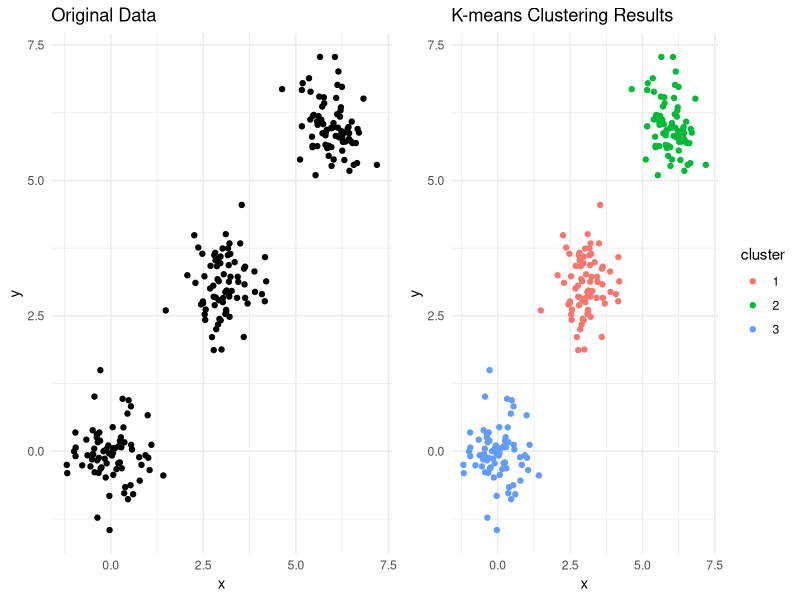
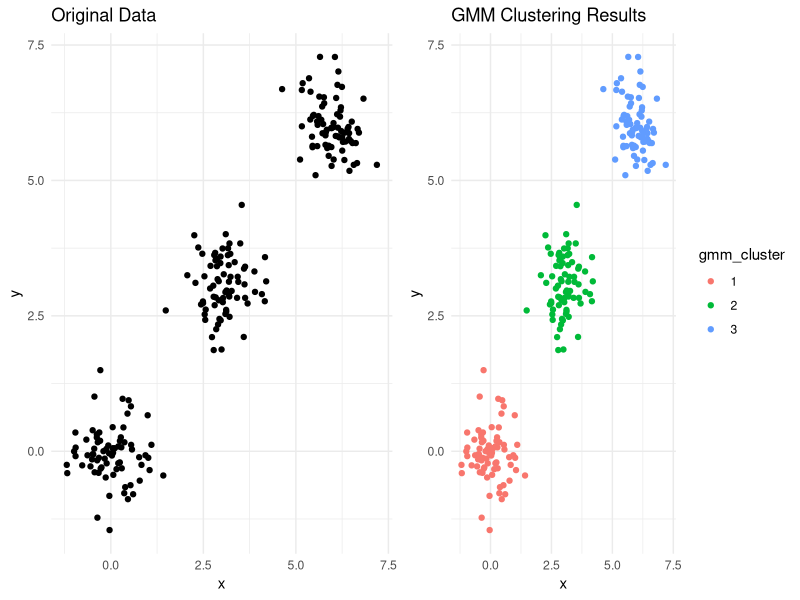
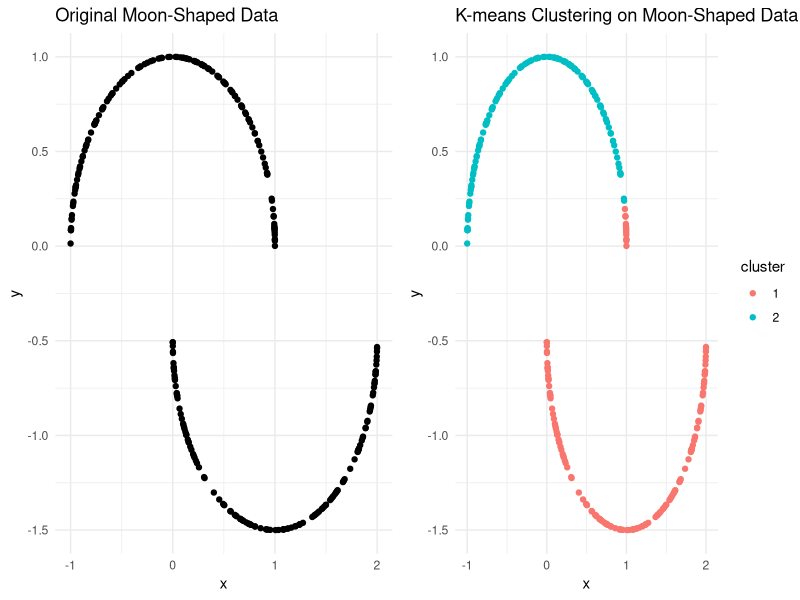
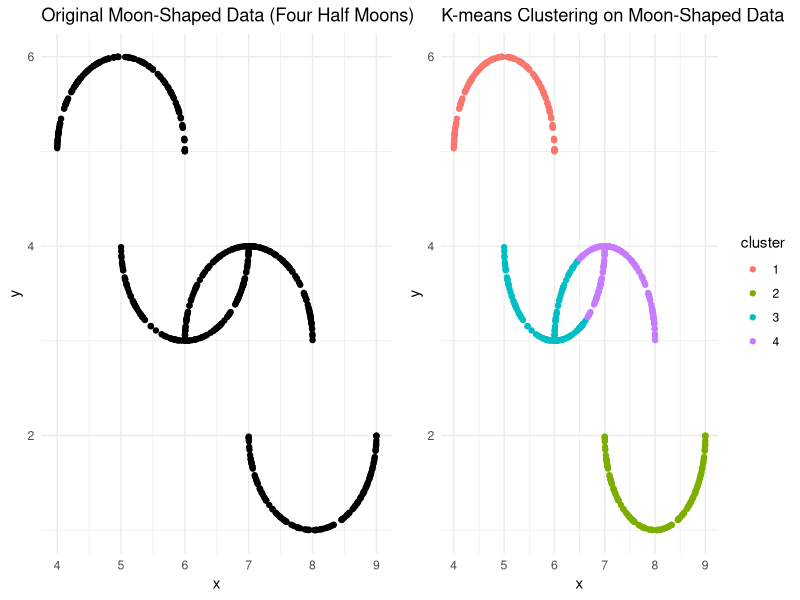
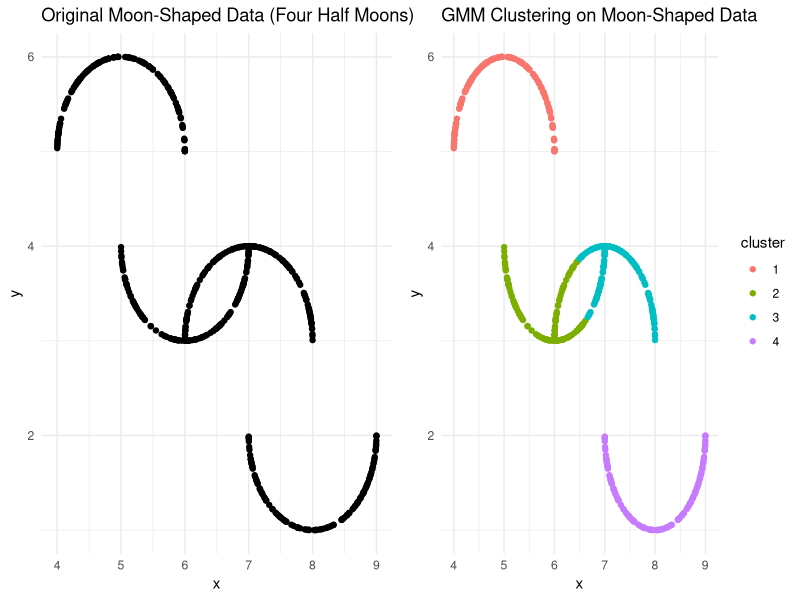
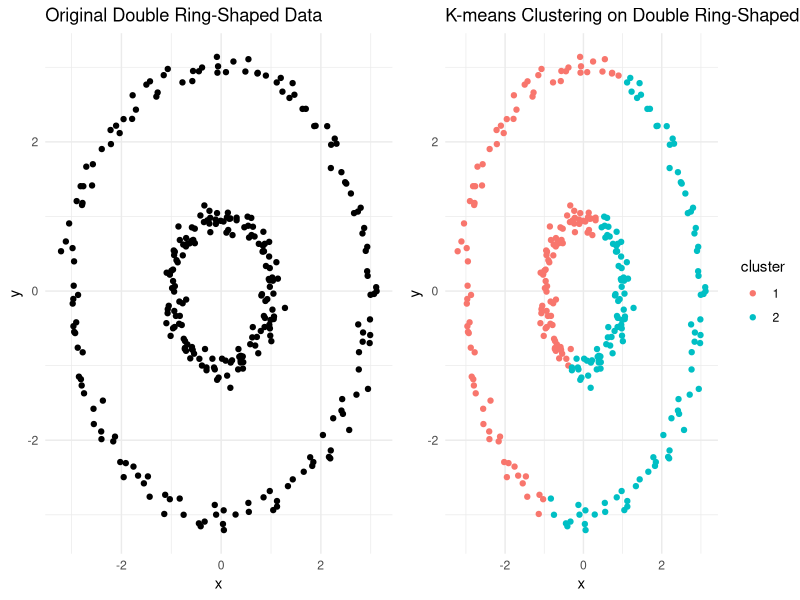
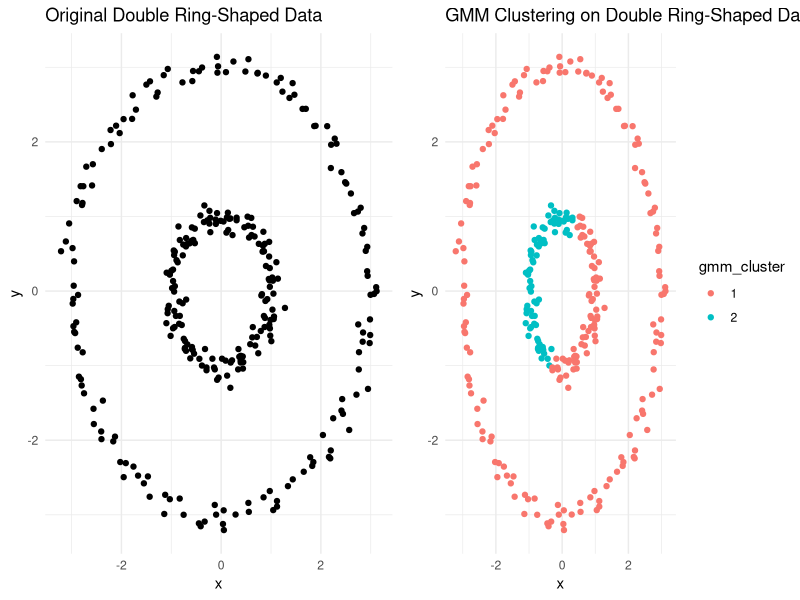

Write the R code that produced these figures, in order.
## ---- chunk 1
library(ggplot2)
library(gridExtra)
n <- 150
cluster1 <- matrix(rnorm(n, mean = 0, sd = 0.5), ncol = 2)
cluster2 <- matrix(rnorm(n, mean = 3, sd = 0.5), ncol = 2)
cluster3 <- matrix(rnorm(n, mean = 6, sd = 0.5), ncol = 2)
data <- rbind(cluster1, cluster2, cluster3)
data <- as.data.frame(data)
colnames(data) <- c("x", "y")

# Apply K-means clustering
K <- 3
kmeans_result <- kmeans(data, centers = K, nstart = 25)

# Add cluster assignments to data
data$cluster <- factor(kmeans_result$cluster)

# Plot the original data
p1 <- ggplot(data, aes(x = x, y = y)) +
  geom_point() +
  labs(title = "Original Data") +
  theme_minimal()

# Plot the clustered data
p2 <- ggplot(data, aes(x = x, y = y, color = cluster)) +
  geom_point() +
  labs(title = "K-means Clustering Results") +
  theme_minimal()

# Display plots side by side
grid.arrange(p1, p2, ncol = 2)
## ---- chunk 2
library(mclust)

# Apply Gaussian Mixture Model (GMM)
gmm_model <- Mclust(data, G = 3)
data$gmm_cluster <- factor(gmm_model$classification)

# Plot Original Data
p_original <- ggplot(data, aes(x = x, y = y)) +
  geom_point() +
  labs(title = "Original Data") +
  theme_minimal()

# Plot GMM Clustering Results
p_gmm <- ggplot(data, aes(x = x, y = y, color = gmm_cluster)) +
  geom_point() +
  labs(title = "GMM Clustering Results") +
  theme_minimal()

# Display plots side by side
library(gridExtra)
grid.arrange(p_original, p_gmm, ncol = 2)
## ---- chunk 3
# Generate synthetic data with non-spherical clusters
n <- 150
theta <- seq(0, 2*pi, length.out = n)
cluster1 <- cbind(2 * cos(theta) + rnorm(n, 0, 0.2), 2 * sin(theta) + rnorm(n, 0, 0.2))
cluster2 <- cbind(6 + 0.5 * cos(theta) + rnorm(n, 0, 0.1), 3 + 0.5 * sin(theta) + rnorm(n, 0, 0.1))
cluster3 <- cbind(9 + cos(theta) + rnorm(n, 0, 0.3), 9 + sin(theta) + rnorm(n, 0, 0.3))
data <- rbind(cluster1, cluster2, cluster3)
data <- as.data.frame(data)
colnames(data) <- c("x", "y")


# Generate Moon-Shaped Data
n <- 150
theta1 <- runif(n, 0, pi)
theta2 <- runif(n, -pi, 0)
moon1 <- cbind(cos(theta1), sin(theta1))
moon2 <- cbind(1 - cos(theta2), sin(theta2) - 0.5)
moon_data <- rbind(moon1, moon2)
moon_data <- as.data.frame(moon_data)
colnames(moon_data) <- c("x", "y")

# Apply K-means Clustering
K <- 2
kmeans_moon <- kmeans(moon_data, centers = K, nstart = 25)
moon_data$cluster <- factor(kmeans_moon$cluster)

# Plot Moon-Shaped Data
p_moon_orig <- ggplot(moon_data, aes(x = x, y = y)) +
  geom_point() +
  labs(title = "Original Moon-Shaped Data") +
  theme_minimal()

p_moon_cluster <- ggplot(moon_data, aes(x = x, y = y, color = cluster)) +
  geom_point() +
  labs(title = "K-means Clustering on Moon-Shaped Data") +
  theme_minimal()

# Display Moon-Shaped Data Plots
grid.arrange(p_moon_orig, p_moon_cluster, ncol = 2)
## ---- chunk 4
# Load required libraries
library(ggplot2)
library(gridExtra)

# Set seed for reproducibility
set.seed(42)

# Generate Four Half-Moon Shaped Clusters
n_moon <- 150
theta1 <- runif(n_moon, 0, pi)
theta2 <- runif(n_moon, -pi, 0)
theta3 <- runif(n_moon, 0, pi)
theta4 <- runif(n_moon, -pi, 0)

moon1 <- cbind(5 + cos(theta1), 5 + sin(theta1))
moon2 <- cbind(5 + 1 - cos(theta2), 5 + sin(theta2) - 1)
moon3 <- cbind(5 + 2 + cos(theta3), 5 + sin(theta3) - 2)
moon4 <- cbind(5 + 3 - cos(theta4), 5 + sin(theta4) - 3)

moon_data <- rbind(moon1, moon2, moon3, moon4)
moon_data <- as.data.frame(moon_data)
colnames(moon_data) <- c("x", "y")

# Apply K-means Clustering
K <- 4
kmeans_moons <- kmeans(moon_data, centers = K, nstart = 25)
moon_data$cluster <- factor(kmeans_moons$cluster)

# Plot Original Moon-Shaped Data
p_moon_orig <- ggplot(moon_data, aes(x = x, y = y)) +
  geom_point() +
  labs(title = "Original Moon-Shaped Data (Four Half Moons)") +
  theme_minimal()

# Plot K-means Clustering Results
p_moon_cluster <- ggplot(moon_data, aes(x = x, y = y, color = cluster)) +
  geom_point() +
  labs(title = "K-means Clustering on Moon-Shaped Data") +
  theme_minimal()

# Display Plots Side by Side
grid.arrange(p_moon_orig, p_moon_cluster, ncol = 2)
## ---- chunk 5
library(mclust)

# Apply Gaussian Mixture Model (GMM)
gmm_model <- Mclust(moon_data, G = 4)
moon_data$cluster <- factor(gmm_model$classification)

# Plot Original Moon-Shaped Data
p_moon_orig <- ggplot(moon_data, aes(x = x, y = y)) +
  geom_point() +
  labs(title = "Original Moon-Shaped Data (Four Half Moons)") +
  theme_minimal()

# Plot GMM Clustering Results
p_moon_gmm <- ggplot(moon_data, aes(x = x, y = y, color = cluster)) +
  geom_point() +
  labs(title = "GMM Clustering on Moon-Shaped Data") +
  theme_minimal()

# Display Plots Side by Side
grid.arrange(p_moon_orig, p_moon_gmm, ncol = 2)
## ---- chunk 6
n <- 150
theta <- seq(0, 2*pi, length.out = n)
ring1 <- cbind(cos(theta) + rnorm(n, 0, 0.1), sin(theta) + rnorm(n, 0, 0.1))
ring2 <- cbind(3*cos(theta) + rnorm(n, 0, 0.1), 3*sin(theta) + rnorm(n, 0, 0.1))
double_ring_data <- rbind(ring1, ring2)
double_ring_data <- as.data.frame(double_ring_data)
colnames(double_ring_data) <- c("x", "y")

# Apply K-means Clustering
K <- 2
kmeans_double_ring <- kmeans(double_ring_data, centers = K, nstart = 25)
double_ring_data$cluster <- factor(kmeans_double_ring$cluster)

# Plot Double Ring-Shaped Data
p_double_ring_orig <- ggplot(double_ring_data, aes(x = x, y = y)) +
  geom_point() +
  labs(title = "Original Double Ring-Shaped Data") +
  theme_minimal()

p_double_ring_cluster <- ggplot(double_ring_data, aes(x = x, y = y, color = cluster)) +
  geom_point() +
  labs(title = "K-means Clustering on Double Ring-Shaped Data") +
  theme_minimal()

# Display Double Ring-Shaped Data Plots
grid.arrange(p_double_ring_orig, p_double_ring_cluster, ncol = 2)
## ---- chunk 7
# Apply Gaussian Mixture Model (GMM)
gmm_model <- Mclust(double_ring_data, G = 2)
double_ring_data$gmm_cluster <- factor(gmm_model$classification)

# Plot Original Double Ring-Shaped Data
p_double_ring_orig <- ggplot(double_ring_data, aes(x = x, y = y)) +
  geom_point() +
  labs(title = "Original Double Ring-Shaped Data") +
  theme_minimal()

# Plot GMM Clustering Results
p_double_ring_gmm <- ggplot(double_ring_data, aes(x = x, y = y, color = gmm_cluster)) +
  geom_point() +
  labs(title = "GMM Clustering on Double Ring-Shaped Data") +
  theme_minimal()

# Display Double Ring-Shaped Data Plots
grid.arrange(p_double_ring_orig, p_double_ring_gmm, ncol = 2)
